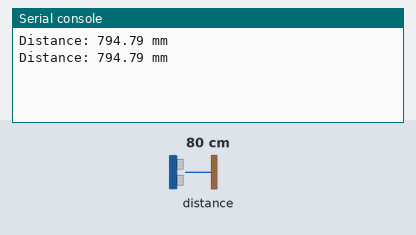
Recording of a program running on a simulated pyboard running MicroPython. Parts: the last lines printed to the serial console. The test bench sets the inputs (shaded band); at power-on: distance to the obstacle 80 cm. The echo pulse lasts 58.3 µs per cm.

Above: at 1.2 s.
1.3 s: distance to the obstacle set to 2 cm
At 2.6 s:
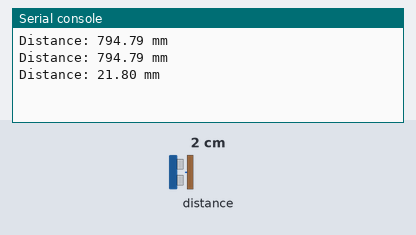
2.8 s: distance to the obstacle set to 4 cm
At 3.4 s:
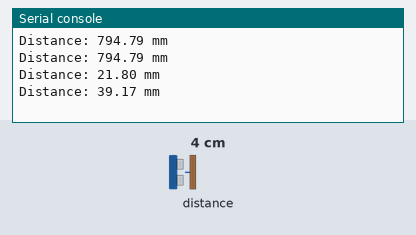
Timing chart, 0 to 5.8 s (numbered marks = the images above; inputs shaded):
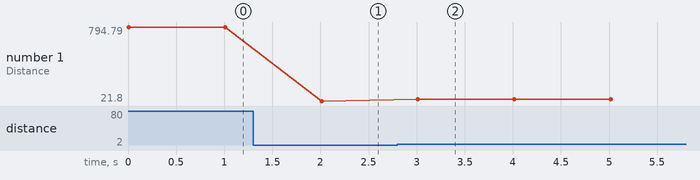

The program:

SR04.py
```python
import pyb
import time

class SR04():
	def __init__(self,pins,timeout = (100,200)):
		self.timeout = timeout
		self.trig = pyb.Pin(pins['trig'],pyb.Pin.OUT_PP,pyb.Pin.PULL_DOWN)
		self.echo = pyb.Pin(pins['echo'],pyb.Pin.IN,pyb.Pin.PULL_DOWN)
		self.trig.low()
	def getdis(self,c=25):
		self.trig.low()
		time.sleep_us(100)
		self.trig.high()
		time.sleep_us(20)
		self.trig.low()
		tp = time.ticks_us()
		while not self.echo.value():
			if (time.ticks_us() - tp) > self.timeout[0]*1000:
				pass
			else:
				pass
		startime = time.ticks_us()
		while self.echo.value():
			if (time.ticks_us() - startime) > self.timeout[1]*1000:
				pass
			else:
				pass
		endtime = time.ticks_us()

		fot = time.ticks_diff(endtime,startime)
		dis_value = ((331.45 + 0.61 * c)/2000)*fot
		return dis_value

s = SR04({'trig':pyb.Pin.board.X2,'echo':pyb.Pin.board.X1})

def main():
	while True:
		print ("Distance: %.2f mm" % s.getdis(c=15))
		pyb.delay(1000)

if __name__ == '__main__':
	main()
```

Measured:
- after the input at 1.3 s, the serial console: prints a new line after 0.71 s (image 1)
- after the input at 2.8 s, the serial console: prints a new line after 0.21 s (image 2)
- plotted number 1: 794.79 → 21.8 after the input at 1.3 s, 21.8 → 39.17 after the input at 2.8 s
